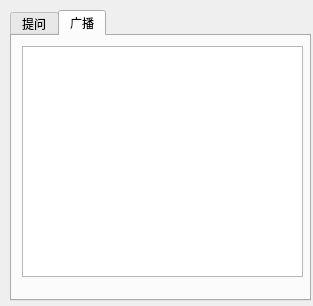
<?xml version="1.0" encoding="UTF-8"?>
<ui version="4.0">
 <class>msg</class>
 <widget class="QWidget" name="msg">
  <property name="geometry">
   <rect>
    <x>0</x>
    <y>0</y>
    <width>313</width>
    <height>306</height>
   </rect>
  </property>
  <property name="windowTitle">
   <string>消息界面</string>
  </property>
  <widget class="QTabWidget" name="tabWidget">
   <property name="geometry">
    <rect>
     <x>10</x>
     <y>10</y>
     <width>301</width>
     <height>291</height>
    </rect>
   </property>
   <property name="currentIndex">
    <number>1</number>
   </property>
   <widget class="QWidget" name="stumsg">
    <attribute name="title">
     <string>提问</string>
    </attribute>
    <widget class="QWidget" name="horizontalLayoutWidget">
     <property name="geometry">
      <rect>
       <x>0</x>
       <y>230</y>
       <width>291</width>
       <height>32</height>
      </rect>
     </property>
     <layout class="QHBoxLayout" name="horizontalLayout">
      <item>
       <widget class="QPushButton" name="btnReg_2">
        <property name="text">
         <string>重写</string>
        </property>
       </widget>
      </item>
      <item>
       <spacer name="horizontalSpacer">
        <property name="orientation">
         <enum>Qt::Horizontal</enum>
        </property>
        <property name="sizeHint" stdset="0">
         <size>
          <width>20</width>
          <height>20</height>
         </size>
        </property>
       </spacer>
      </item>
      <item>
       <widget class="QPushButton" name="btnReg">
        <property name="text">
         <string>发送</string>
        </property>
       </widget>
      </item>
     </layout>
    </widget>
    <widget class="QTextEdit" name="textEdit">
     <property name="geometry">
      <rect>
       <x>10</x>
       <y>10</y>
       <width>271</width>
       <height>201</height>
      </rect>
     </property>
    </widget>
   </widget>
   <widget class="QWidget" name="tab_2">
    <attribute name="title">
     <string>广播</string>
    </attribute>
    <widget class="QTextBrowser" name="broadcastview">
     <property name="geometry">
      <rect>
       <x>10</x>
       <y>10</y>
       <width>281</width>
       <height>231</height>
      </rect>
     </property>
    </widget>
   </widget>
  </widget>
 </widget>
 <resources/>
 <connections/>
</ui>
